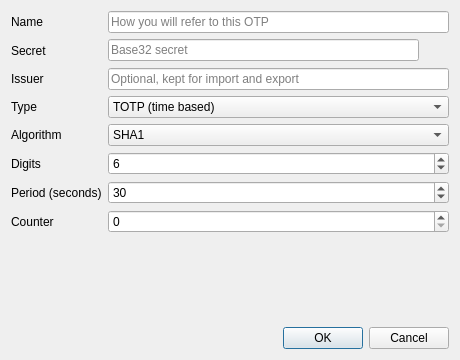
<?xml version="1.0" encoding="UTF-8"?>
<ui version="4.0">
 <class>DialogEditOtp</class>
 <widget class="QDialog" name="DialogEditOtp">
  <property name="geometry">
   <rect>
    <x>0</x>
    <y>0</y>
    <width>460</width>
    <height>360</height>
   </rect>
  </property>
  <property name="windowTitle">
   <string>OTP Profile</string>
  </property>
  <layout class="QVBoxLayout" name="verticalLayout">
   <item>
    <layout class="QFormLayout" name="formLayout">
     <item row="0" column="0">
      <widget class="QLabel" name="label_name">
       <property name="text">
        <string>Name</string>
       </property>
      </widget>
     </item>
     <item row="0" column="1">
      <widget class="QLineEdit" name="name">
       <property name="placeholderText">
        <string>How you will refer to this OTP</string>
       </property>
      </widget>
     </item>
     <item row="1" column="0">
      <widget class="QLabel" name="label_secret">
       <property name="text">
        <string>Secret</string>
       </property>
      </widget>
     </item>
     <item row="1" column="1">
      <layout class="QHBoxLayout" name="layout_secret">
       <item>
        <widget class="QLineEdit" name="secret">
         <property name="echoMode">
          <enum>QLineEdit::EchoMode::Password</enum>
         </property>
         <property name="placeholderText">
          <string>Base32 secret</string>
         </property>
        </widget>
       </item>
       <item>
        <widget class="QToolButton" name="show_secret">
         <property name="toolTip">
          <string>Show secret</string>
         </property>
         <property name="checkable">
          <bool>true</bool>
         </property>
         <property name="icon">
          <iconset resource="../../../res/Throne.qrc">
           <normaloff>:/icon/material/eye-outline.png</normaloff>:/icon/material/eye-outline.png</iconset>
         </property>
         <property name="autoRaise">
          <bool>true</bool>
         </property>
        </widget>
       </item>
      </layout>
     </item>
     <item row="2" column="0">
      <widget class="QLabel" name="label_issuer">
       <property name="text">
        <string>Issuer</string>
       </property>
      </widget>
     </item>
     <item row="2" column="1">
      <widget class="QLineEdit" name="issuer">
       <property name="placeholderText">
        <string>Optional, kept for import and export</string>
       </property>
      </widget>
     </item>
     <item row="3" column="0">
      <widget class="QLabel" name="label_type">
       <property name="text">
        <string>Type</string>
       </property>
      </widget>
     </item>
     <item row="3" column="1">
      <widget class="QComboBox" name="type">
       <item>
        <property name="text">
         <string>TOTP (time based)</string>
        </property>
       </item>
       <item>
        <property name="text">
         <string>HOTP (counter based)</string>
        </property>
       </item>
      </widget>
     </item>
     <item row="4" column="0">
      <widget class="QLabel" name="label_algorithm">
       <property name="text">
        <string>Algorithm</string>
       </property>
      </widget>
     </item>
     <item row="4" column="1">
      <widget class="QComboBox" name="algorithm">
       <item>
        <property name="text">
         <string>SHA1</string>
        </property>
       </item>
       <item>
        <property name="text">
         <string>SHA256</string>
        </property>
       </item>
       <item>
        <property name="text">
         <string>SHA512</string>
        </property>
       </item>
      </widget>
     </item>
     <item row="5" column="0">
      <widget class="QLabel" name="label_digits">
       <property name="text">
        <string>Digits</string>
       </property>
      </widget>
     </item>
     <item row="5" column="1">
      <widget class="QSpinBox" name="digits">
       <property name="minimum">
        <number>4</number>
       </property>
       <property name="maximum">
        <number>10</number>
       </property>
       <property name="value">
        <number>6</number>
       </property>
      </widget>
     </item>
     <item row="6" column="0">
      <widget class="QLabel" name="label_period">
       <property name="text">
        <string>Period (seconds)</string>
       </property>
      </widget>
     </item>
     <item row="6" column="1">
      <widget class="QSpinBox" name="period">
       <property name="minimum">
        <number>1</number>
       </property>
       <property name="maximum">
        <number>3600</number>
       </property>
       <property name="value">
        <number>30</number>
       </property>
      </widget>
     </item>
     <item row="7" column="0">
      <widget class="QLabel" name="label_counter">
       <property name="text">
        <string>Counter</string>
       </property>
      </widget>
     </item>
     <item row="7" column="1">
      <widget class="QSpinBox" name="counter">
       <property name="maximum">
        <number>2147483647</number>
       </property>
      </widget>
     </item>
    </layout>
   </item>
   <item>
    <widget class="QLabel" name="preview">
     <property name="text">
      <string/>
     </property>
     <property name="alignment">
      <set>Qt::AlignmentFlag::AlignCenter</set>
     </property>
     <property name="textInteractionFlags">
      <set>Qt::TextInteractionFlag::TextSelectableByMouse</set>
     </property>
    </widget>
   </item>
   <item>
    <widget class="QDialogButtonBox" name="buttonBox">
     <property name="orientation">
      <enum>Qt::Orientation::Horizontal</enum>
     </property>
     <property name="standardButtons">
      <set>QDialogButtonBox::StandardButton::Cancel|QDialogButtonBox::StandardButton::Ok</set>
     </property>
    </widget>
   </item>
  </layout>
 </widget>
 <resources>
  <include location="../../../res/Throne.qrc"/>
 </resources>
 <connections>
  <connection>
   <sender>buttonBox</sender>
   <signal>accepted()</signal>
   <receiver>DialogEditOtp</receiver>
   <slot>accept()</slot>
   <hints>
    <hint type="sourcelabel">
     <x>248</x>
     <y>254</y>
    </hint>
    <hint type="destinationlabel">
     <x>157</x>
     <y>274</y>
    </hint>
   </hints>
  </connection>
  <connection>
   <sender>buttonBox</sender>
   <signal>rejected()</signal>
   <receiver>DialogEditOtp</receiver>
   <slot>reject()</slot>
   <hints>
    <hint type="sourcelabel">
     <x>316</x>
     <y>260</y>
    </hint>
    <hint type="destinationlabel">
     <x>286</x>
     <y>274</y>
    </hint>
   </hints>
  </connection>
 </connections>
</ui>
